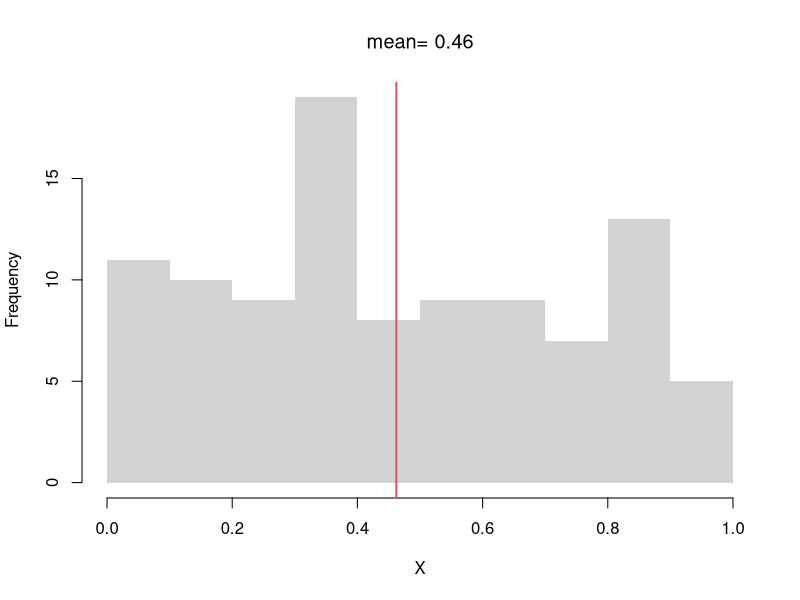
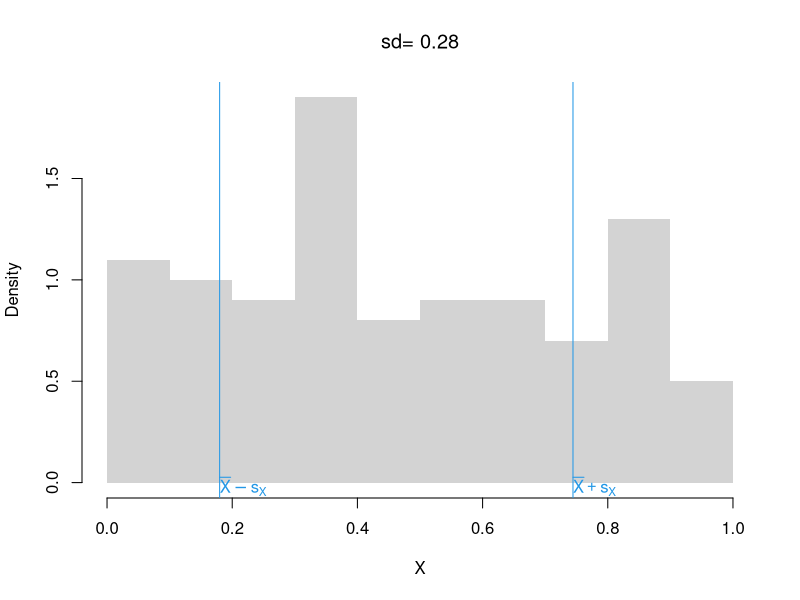
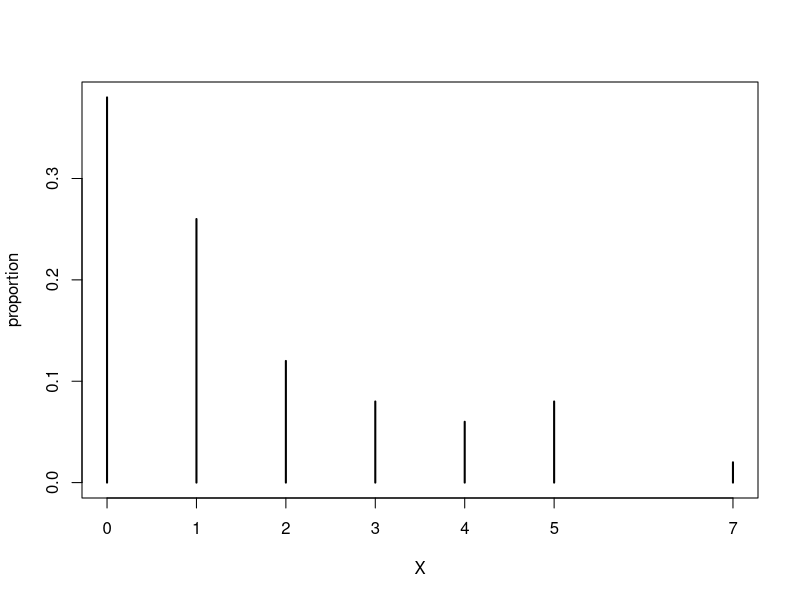
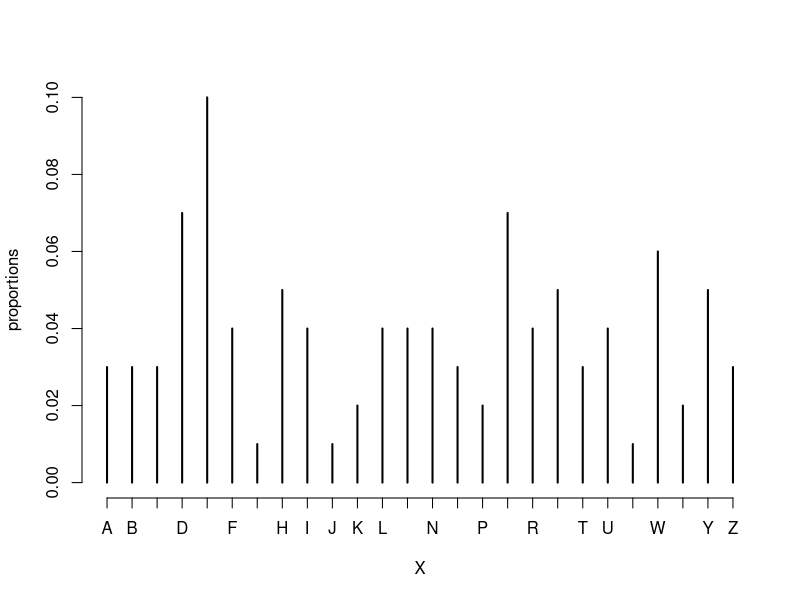
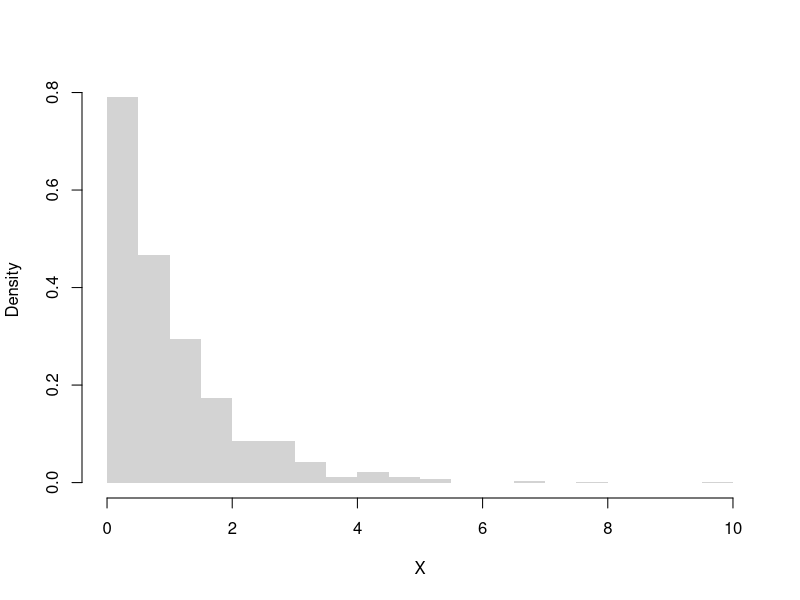
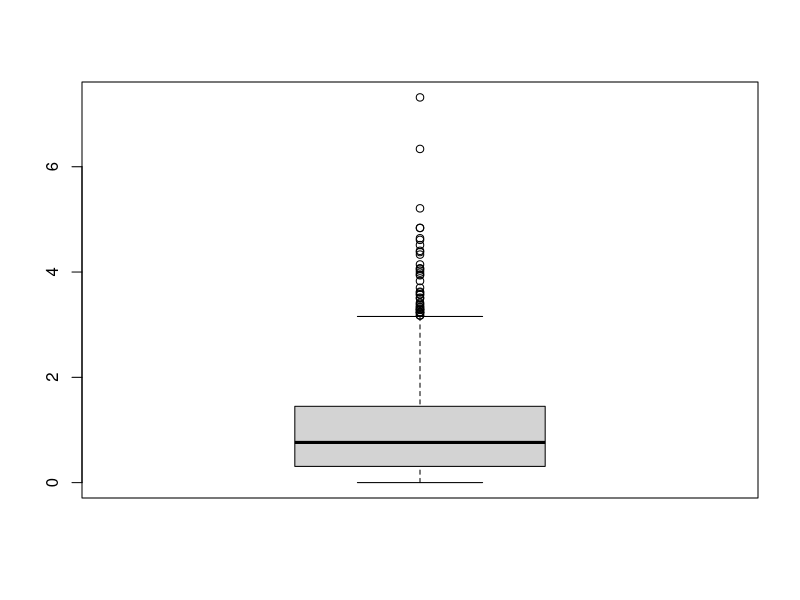
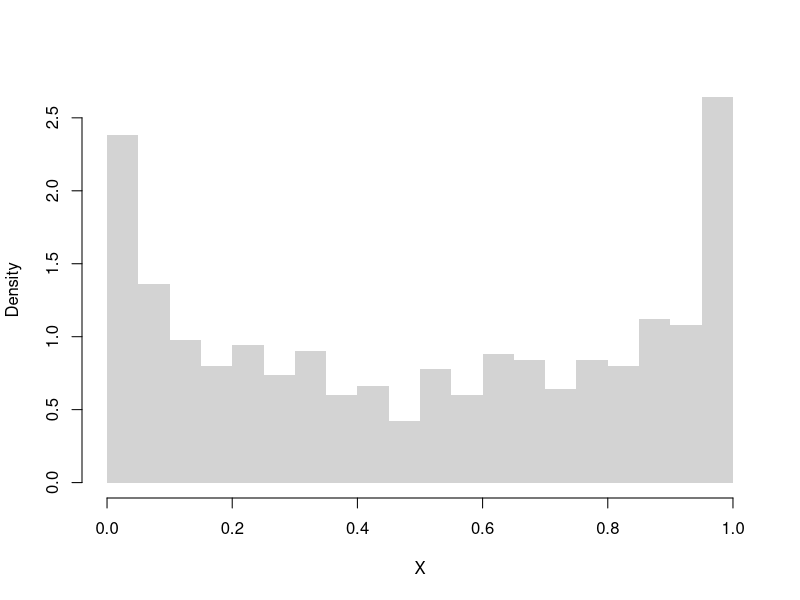
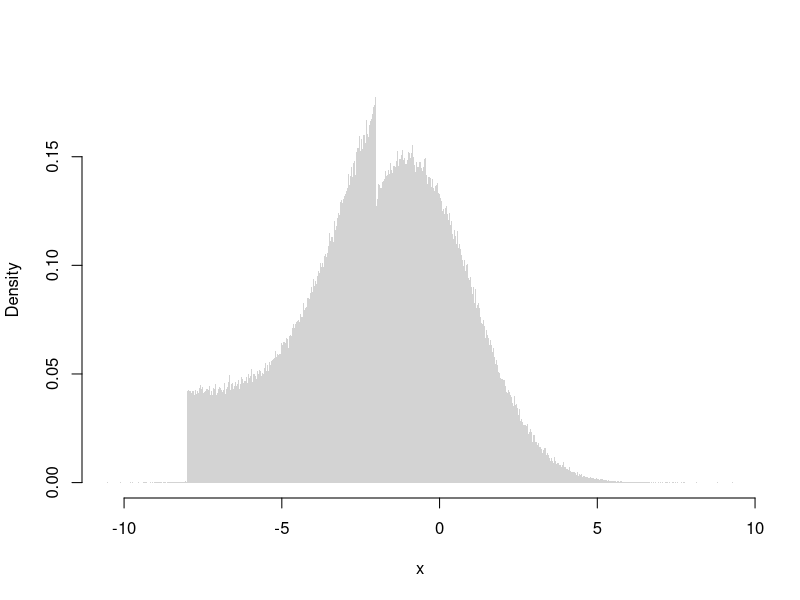

Reproduce these figures in R, in order.
## ---- chunk 1
summary( runif(1000))
summary( rnorm(1000) )
## ---- chunk 2
# compute the mean of a random sample
X <- runif(100)
hist(X, border=NA, main=NA)
x_bar <- mean(X)  #sum(x)/length(x)
abline(v=x_bar, col=2, lwd=2)
title(paste0('mean= ', round(x_bar,2)), font.main=1)
## ---- chunk 3
s <- sd(X) # sqrt(var(X))
hist(X, border=NA, main=NA, freq=F)
s_lh <- c(x_bar - s,  x_bar + s)
abline(v=s_lh, col=4)
text(s_lh, -.02,
    c( expression(bar(X)-s[X]), expression(bar(X)+s[X])),
    col=4, adj=0)
title(paste0('sd= ', round(s,2)), font.main=1)
## ---- chunk 4
var(X)
x_bar <- mean(X)
mean( (X - x_bar)^2 )
## ---- chunk 5
X <- rgeom(50, .4)
X

proportions <- table(X)/length(X)
plot(proportions, ylab='proportion')

# measures of central tendency
mean(X)
median(X)

# robustness to an extreme value
X_extreme <- c(X, 1000)
mean( X_extreme )
median( X_extreme )
## ---- chunk 6
#sd(X)
mad(X, constant=1) # median( abs(X - median(X)) )

#sd(X) # another alternative
#IQR(X) # diff( quantile(x, probs=c(.25,.75)))
## ---- chunk 7
# Draw 3 Random Letters
K <- length(LETTERS)
X_id <- rmultinom(3, 1, prob=rep(1/K,K))
X_id

# Draw Random Letters 100 Times
X_id <- rowSums(rmultinom(100, 1, prob=rep(1/K,K)))
X <- lapply(1:K, function(k){
    rep(LETTERS[k], X_id[k])
})
X <- factor(unlist(X), levels=LETTERS)

proportions <- table(X)/length(X)
plot(proportions)

# mode(s)
names(proportions)[proportions==max(proportions)]

# freq. spreads
sd(proportions)
sum(proportions^2)
# freq. concentration at mode
max(proportions)/mean(proportions)
## ---- chunk 8
X <- rweibull(1000, shape=1)
hist(X, border=NA, main=NA, freq=F, breaks=20)

skewness <-  function(X){
 X_bar <- mean(X)
 m3 <- mean((X - X_bar)^3)
 s3 <- sd(X)^3
 skew <- m3/s3
 return(skew)
}

skewness( rweibull(1000, shape=1))
skewness( rweibull(1000, shape=10) )
## ---- chunk 9
X <- rweibull(1000, shape=1)
boxplot(X, main=NA)

kurtosis <- function(X){  
 X_bar <- mean(X)
 m4 <- mean((X - X_bar)^4) 
 s4 <- sd(X)^4
 kurt <- m4/s4 - 3
 return(kurt)
}

kurtosis( rweibull(1000, shape=1) )
kurtosis( rweibull(1000, shape=10) )
## ---- chunk 10
# Number of Modes
X <- rbeta(1000, .6, .6)
hist(X, border=NA, main=NA, freq=F, breaks=20)

# Random Number Generator 
r_ugly1 <- function(n, theta1=c(-8,-1), theta2=c(-2,2), rho=.25){
    omega   <- rbinom(n, size=1, rho)
    epsilon <- omega * runif(n, theta1[1], theta2[1]) +
        (1-omega) * rnorm(n, theta1[2], theta2[2])
    return(epsilon)
}
# Large Sample
par(mfrow=c(1,1))
x <- seq(-12,6,by=.001)
rX <- r_ugly1(1000000)
hist(rX, breaks=1000,  freq=F, border=NA,
    xlab="x", main='')
## ---- chunk 11
X <- rbinom(10000, size=1, prob=.75)

round( mean(X), 4)

round( var(X), 4)
## ---- chunk 12
# Compute probability weights for unique values
P  <- table(X) #table of counts
p <- c(P)/length(X) #frequencies (must sum to 1)
x <- as.numeric(names(p)) #unique values
cbind(x,p)
# Mean
X_mean <- sum(x*p)
X_mean
## ---- chunk 13
X  <-  sample(c(0,1,2), 1000, replace=T)
## ---- chunk 14
# Example: compute the final grade for this student
Homework1 <- c(score=88, weight=0.25)
Homework2 <- c(score=92, weight=0.25)
Exam1 <- c(score=67, weight=0.2)
Exam2 <- c(score=90, weight=0.3)

Grades <- rbind(Homework1, Homework2, Exam1, Exam2)
Grades

# Weighted Mean
Values <- Grades[,'score'] * Grades[,'weight']
FinalGrade <- sum(Values)
FinalGrade
## ---- chunk 15
X <- runif(10000, -1,1)
round( mean(X), 4)
round( var(X), 4)
## ---- chunk 16
# values and probabilities
h  <- hist(X, plot=F)
wt <- h[['counts']]/length(x) 
xt <- h[['mids']]
# Weighted mean
X_mean <- sum(wt*xt)
X_mean

# Compare to "mean(x)"
